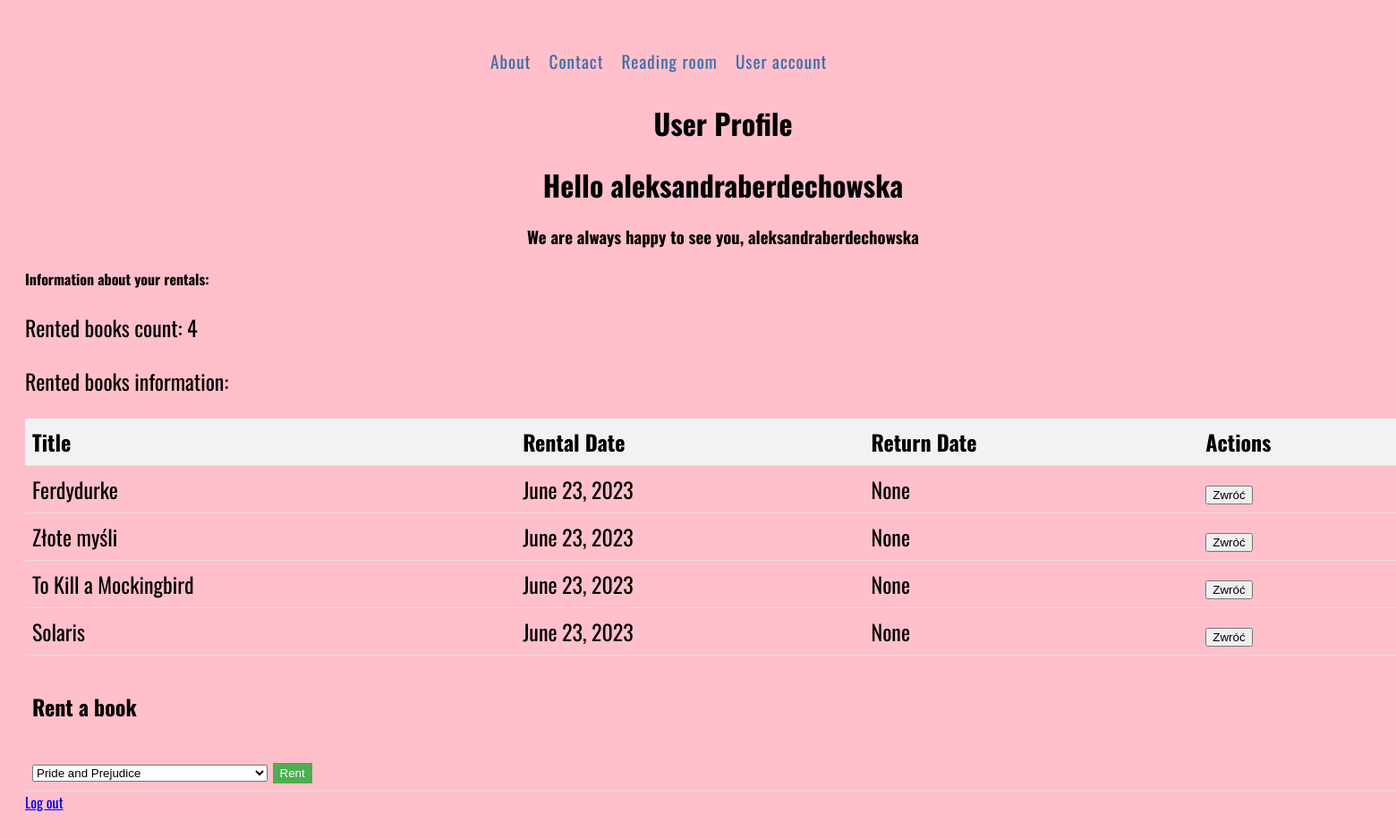
The app's page /user_profile/ (signed in) with its own data.
### applikacja/models.py (models this page shows, shortened)
class Books(models.Model):
    GENRE_CHOICES = [
        ('biografy', 'biografie'),
        ('child', 'dla dzieci'),
        ('horror', 'horror'),
        ('reportage', 'literatura faktu'),
        ('common_literature', 'literatura obyczajowa'),
        ('foreign_belles_lettres', ' literatura piękna obca'),
        ('polish_belles_lettres', 'literatura piękna polska'),
        ('romans', 'romans'),
        ('poezja', 'poezja'),
    ]
    language_choices = [
        ('english', 'angielski'),
        ('polish', 'polski')
    ]
    author = models.CharField(max_length=100,blank=True)
    title = models.CharField(max_length=100,unique=True,blank=True)
    time_period_of_creation = models.IntegerField(max_length=4,blank=True,default=2000)
    language = models.CharField(max_length=40,blank=True,choices=language_choices)
    publication_year = models.IntegerField(max_length=4,blank=True,default=2000)
    publisher = models.CharField(max_length=40,blank=True)
    description=models.TextField(max_length=200,blank=True)
    genre=models.CharField(max_length=22,choices=GENRE_CHOICES,blank=True)

class RentalBook(models.Model):
    user = models.ForeignKey(User, on_delete=models.CASCADE)
    book = models.ForeignKey(Books, on_delete=models.CASCADE)
    date_rental = models.DateField()
    date_return = models.DateField(null=True, blank=True)

### applikacja/views.py (the view)
# urls.py: path('user_profile/', views.UserProfile.user_profile, name='user_profile'),
    @login_required
    def user_profile(request):
        user = request.user
        rental_books = RentalBook.objects.filter(user=user)
        rented_books_count = rental_books.count()
        rented_books_info = []
        wszystkie_ksiazki = Books.objects.all()
        for rental_book in rental_books:
            book = rental_book.book
            rental_info = {
                'book': book,
                'date_rental': rental_book.date_rental,
                'date_return': rental_book.date_return
            }
            rented_books_info.append(rental_info)
        context = {
            'user': user,
            'rented_books_count': rented_books_count,
            'rented_books_info': rented_books_info,
            'wszystkie_ksiazki': wszystkie_ksiazki,
        }
        return render(request, 'user_profile.html', context)

### templates/user_profile.html (shortened to what this page needs)
{% load static %}
<!DOCTYPE html>
<html>
<head>
    <link href="{% static 'userprofil.css' %}" rel="stylesheet">
</head>
<body>
    <nav style="transform:translateX(470px)">
                 <ul>
                <li class="dropdown">
                  <a href="{% url 'about_page'%}">About</a>
                </li>
                  <li class="dropdown">
                  <a href="{% url 'contact_page'%}">Contact</a>
                </li>
                  <li class="dropdown">
                  <a href="{% url 'reading_page'%}">Reading room</a>
                </li>
                  <li class="dropdown">
                  <a href="{% url 'login_page'%}">User account</a>
                </li>
            </ul>
    </nav>
    <div>
        <h1>User Profile</h1>
        <h1>Hello {{ user.username }}</h1>
        <h3>We are always happy to see you, {{ user.username }}</h3>
        <h4>Information about your rentals:</h4>
        <p>Rented books count: {{ rented_books_count }}</p>
        <p>Rented books information:</p>
        <table>
            <thead>
                <tr>
                    <th>Title</th>
                    <th>Rental Date</th>
                    <th>Return Date</th>
                    <th>Actions</th>
                </tr>
            </thead>
            <tbody>
            {% for rental_info in rented_books_info %}
            <tr>
                <td>{{ rental_info.book.title }}</td>
                <td>{{ rental_info.date_rental }}</td>
                <td>{{ rental_info.date_return }}</td>
                <td>
                    <form action="{% url 'return_book' %}" method="post">
                        <input type="submit" value="Zwróć">
                    </form>
                </td>
            </tr>
            {% endfor %}
                <tr>
                    <td colspan="4">
                        <h4>Rent a book</h4>
                        <form action="{% url 'rent_book' %}" method="POST">
                            <select name="nazwa">
                                {% for book in wszystkie_ksiazki %}
                                <option value="{{ book.id }}">{{ book.title }}</option>
                                {% endfor %}
                            </select>
                            <button type="submit">Rent</button>
                        </form>
                    </td>
                </tr>
            </tbody>
        </table>
                  <a href="{% url 'logout_page' %}">Log out</a>
    </div>
</body>
</html>

### static_files2/userprofil.css (style rules this page uses)
h1,h2,h3 { text-align:center; }
body { font-family: 'Oswald', sans-serif; background-color: #FFC0CB; padding: 20px; width: 100%; height: 100%; }
p, tr { font-size:1.5rem; }
body { background-color: #FFC0CB; background-repeat: no-repeat; background-position: center; background-position: 35vw 25vh; font-family: "Oswald"; }
nav ul { display: flex; list-style: none; }
nav li { position: relative; }
nav a { display: block; padding: 10px; text-decoration: none; color: #3C6CA8; font-size: 1.2rem; letter-spacing: 1px; }
.dropdown { position: relative; display: inline-block; }
table { width: 100%; border-collapse: collapse; }
th, td { padding: 8px; text-align: left; border-bottom: 1px solid #ddd; }
th { background-color: #f2f2f2; }
button { padding: 4px 8px; background-color: #4CAF50; color: white; border: none; cursor: pointer; }

### records on screen
Books: book "Ferdydurke", date_rental "June 23, 2023", date_return "None"
Books: book "Złote myśli", date_rental "June 23, 2023", date_return "None"
Books: book "To Kill a Mockingbird", date_rental "June 23, 2023", date_return "None"
Books: book "Solaris", date_rental "June 23, 2023", date_return "None"

### other values on screen
{{ user.username }} "aleksandraberdechowska"
{{ rented_books_count }} "4"
form field nazwa "Pride and Prejudice"
